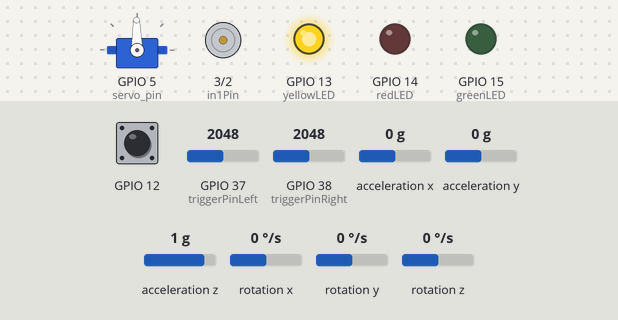
A sketch run on a simulated ESP32. On the bench: servo, motor-driver pin pairs drawn as motors (green arrow = first pin HIGH = forward, orange = second pin HIGH = backward, longer = more drive, scaled by the enable pin), output pins drawn as LEDs (lit = HIGH). The test bench sets the inputs (shaded band); at power-on: GPIO 12 HIGH, GPIO 37 (triggerPinLeft) = 2048, rotation z 0 °/s, GPIO 38 (triggerPinRight) = 2048, acceleration x 0 g, acceleration y 0 g, acceleration z 1 g, rotation x 0 °/s, rotation y 0 °/s. What the sketch prints to the serial monitor is not drawn.

Above: at 2.8 s.
2.9 s: GPIO 12 pulled LOW for 0.15 s
At 4.1 s:
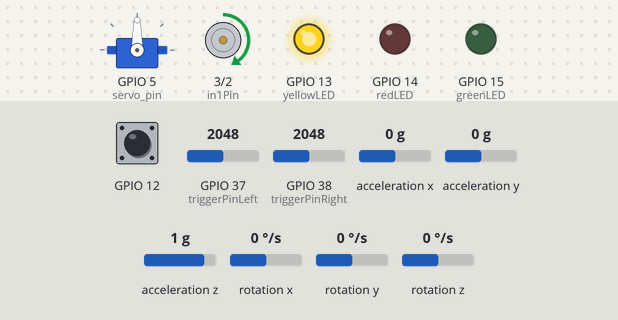
4.5 s: GPIO 37 (triggerPinLeft) set to 940
6.0 s: GPIO 37 (triggerPinLeft) set to 838
At 6.5 s:
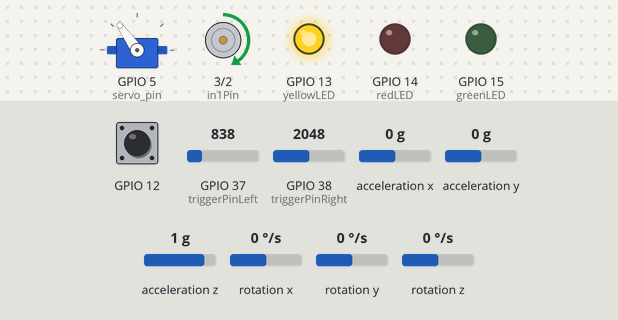
7.5 s: rotation z set to -136 °/s
10.5 s: rotation z set to -142 °/s
At 12.4 s:
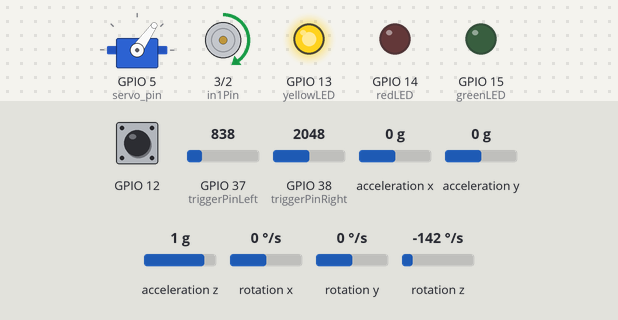
13.5 s: rotation z set to -71 °/s
16.5 s: rotation z set to -66 °/s
At 19.73 s:
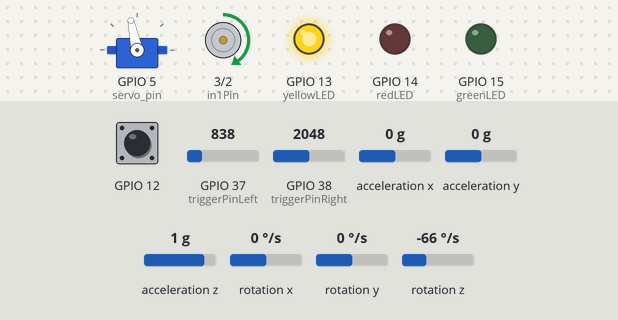
Timing chart, 0 to 22.5 s (numbered marks = the images above; inputs shaded):
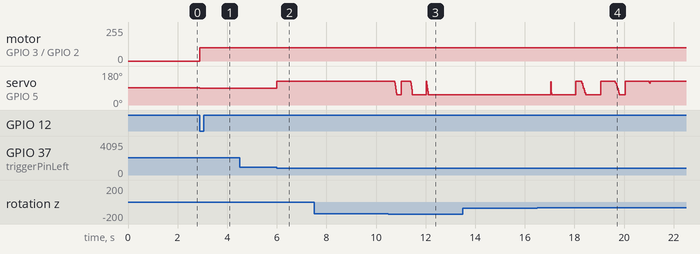

The sketch:

WRO_OPEN_CLEAN.ino
```cpp
// #include <Servo.h>
#include <ESP32Servo.h>
#include "Wire.h"
#include <MPU6050_light.h>
#include <NewPing.h>
#include "WiFi.h"

// LED Pins
#define greenLED 15
#define yellowLED 13
#define redLED 14
#define blueLED 16

// //Gyro-related variables
MPU6050 mpu(Wire);
int currentAngle;

//Ultrasonic pin declarations
const int triggerPinLeft = A1;   // Analog output pin for the first ultrasonic sensor
const int triggerPinRight = A2;  // Analog output pn for the second ultrasonic sensor

//Ultrasonic ops variables
float distanceRight;
float prevDistanceRight;
float distanceLeft;
float prevDistanceLeft;
int OOBThresh = 110;
int OOB = 0;

//Servo variables
#define servo_pin 5
Servo servoMotor;
int prevAngle = -1;

//Motor declarations
const int enaPin = 4;  // Enable pin
const int in1Pin = 3;  // IN1 pin
const int in2Pin = 2;  // IN2 pin
int prevPower = -1;
float motorSpeed = 100;

//Gyro PID variables
float error_gyro = 0;
int setPoint_gyro = 0;
int setPoint_flag = 0;

//Effective gyro PID variables
float kp = 6;  // Proportional gain
float kd = 0.5;  // Derivative gain
float ki = 0.0;
float prevErrorGyro = 0.0;
float correction = 0.0;
float totalErrorGyro = 0.0;

float error_ultrasonic = 0.0;
float totalErrorUltrasonic = 0.0;
float prevErrorUltrasonic = 0.0;


// //Turn related variables
int leftTurn = 0;
int rightTurn = 0;
int counter = 0;
unsigned long startTime;

unsigned long prevMillis;

void setup() {
  // put your setup code here, to run once:
  Serial.begin(9600);
  Wire.begin();

  //motor setup
  pinMode(enaPin, OUTPUT);
  pinMode(in1Pin, OUTPUT);
  pinMode(in2Pin, OUTPUT);

  //led setup
  pinMode(greenLED, OUTPUT);
  pinMode(redLED, OUTPUT);
  pinMode(yellowLED, OUTPUT);

  //ultrasonic setup
  pinMode(triggerPinRight, INPUT);
  pinMode(triggerPinLeft, INPUT);
  prevDistanceRight = readDistanceNew(triggerPinRight);
  prevDistanceLeft = readDistanceNew(triggerPinLeft);

  //servo setup
  servoMotor.attach(servo_pin);
  servoMotor.write(91);

  //mpu setup
  byte status = mpu.begin();
  Serial.print(F("MPU6050 status: "));
  Serial.println(status);
  while (status != 0) {}  // stop everything if could not connect to MPU6050
  Serial.println(F("Calculating offsets, do not move MPU6050"));
  delay(1000);
  mpu.calcOffsets();  // gyro and accelero
  Serial.println("Done!\n");
  prevMillis = millis();

  // Wifi disabling
  WiFi.disconnect(true);
  WiFi.mode(WIFI_OFF);

  // Start button
  // Readiness indicated by yellow LED (pin 13)
  pinMode(12, INPUT_PULLUP);
  pinMode(13, OUTPUT);
  while (digitalRead(12) == HIGH) {
    Serial.println("Button not pressed");
    digitalWrite(13, HIGH);
  }
}

void loop() {
  // put your main code here, to run repeatedly:

  // Check for ultrasounds being Out of Bounds
  ultrasounds();

  // Read angle from gyro
  currentAngle = getAngle();

  // Stop after 3 rounds
  if (counter >= 12 && (OOB == 0)) {
    drive(0);
  }
  else {
    drive(motorSpeed);
  }

  // If one of the ultrasonics has gone out of bounds
  if (OOB == 1) {
    // The bot is allowed to turn
    if (setPoint_flag == 0) {
      startTime = millis();

      // Turn in the relevant direction, left or right
      if (leftTurn == 1 && rightTurn == 0) {
        setPoint_gyro = setPoint_gyro + 90;  //change later for the relevant directions
      } else if (rightTurn == 1 && leftTurn == 0) {
        setPoint_gyro = setPoint_gyro - 90;
      }

      // increment turns count
      counter = counter + 1;

      // Stop the bot from turning again
      setPoint_flag = 1;
    }

    // Run gyro PID
    correctAngle(setPoint_gyro);
  } else {

    correctAngle(setPoint_gyro);  //gyro PID
    prevMillis = millis();
  }

  // Allow the bot to turn again is 1 second has elapsed since the last turn
  if ((millis() - startTime) > 1000) {
    setPoint_flag = 0;
  }
  }
```

Gyro_related.ino
```cpp
// Read yaw angle from MPU
int getAngle() {
  mpu.update();
  int yawAngle = mpu.getAngleZ();  // Get the yaw angle
  return yawAngle;
}
```

Movement.ino
```cpp
// Motor control
void drive(int power) {
  if (prevPower != power) {
    digitalWrite(in1Pin, HIGH);
    digitalWrite(in2Pin, LOW);
    analogWrite(enaPin, power);  // Full speed
    prevPower = power;
  }
}

// Servo control
void turn(int angle) {
  if (prevAngle != angle) {
    servoMotor.write(angle);
    prevAngle = angle;
  }
}
```

PID_related.ino
```cpp
// Gyro PID
void correctAngle(float setPoint_gyro) {
  error_gyro = currentAngle - setPoint_gyro;

  float pTerm = 0;
  float dTerm = 0;
  float iTerm = 0;

  pTerm = kp * error_gyro;
  dTerm = kd * (error_gyro - prevErrorGyro);
  totalErrorGyro += error_gyro;
  iTerm = ki * totalErrorGyro;

  correction = pTerm + iTerm + dTerm;

  // If the bot is not turning
  // Limit the correction to 5 degrees
  // To prevent oscillations
  if (setPoint_flag == 0) {
    if (correction > 5) {
      correction = 5;
    } else if (correction < -5) {
      correction = -5;
    }
  } else { //  If bot is turning, increase the steering range
    if (correction > 35) {
      correction = 35;
    } else if (correction < -35) {
      correction = -35;
    }
  }

  prevErrorGyro = error_gyro;
  turn(90 + correction);
}
```

Print_functions.ino
```cpp

```

Ultrasonic_related.ino
```cpp
float readDistanceNew(int trigechoPin){
  int temp = analogRead(trigechoPin);
  float distance = temp * (520.0/ 4095.0) ;  // Max range upon ADC (12 bit) because Nano Esp
  return distance;

}

void ultrasounds() {
    distanceRight = readDistanceNew(triggerPinRight);
    distanceLeft = readDistanceNew(triggerPinLeft);

    // The right sensor has gone out of bounds
    // The bot has to turn right
  if (distanceRight >= OOBThresh && distanceLeft < OOBThresh) {
    rightTurn = 1;
    leftTurn = 0;
    OOB = 1;
  }
  // The left sensor has gone out of bounds
  // The bot has to turn left
   else if (distanceLeft >= OOBThresh && distanceRight < OOBThresh) {
    leftTurn = 1;
    rightTurn = 0;
    OOB = 1;
  }
  // Both sensors are within bounds
  // Bot keeps moving forward
   else  if (distanceLeft < OOBThresh && distanceRight < OOBThresh){
    OOB = 0;
  }
  prevDistanceRight = distanceRight;
  prevDistanceLeft = distanceLeft;
}
```

Measured:
- the behaviour switches between 867 and 866 on GPIO 37 (triggerPinLeft) (found by bisection; images 1 and 2)
- the behaviour switches between -141 and -142 °/s on rotation z (found by bisection; images 2 and 3)
- the behaviour switches between -67 and -66 °/s on rotation z (found by bisection; images 3 and 4)
- after the input at 2.9 s, motor on GPIO 3 (in1Pin) / GPIO 2 (in2Pin): stopped → forward 100/255 at once; servo on GPIO 5 (servo_pin): 91° → 90° at once
- after the input at 4.5 s, every drawn part: stays the same
- after the input at 6.0 s, servo on GPIO 5 (servo_pin): 90° → 125° at once
- after the input at 7.5 s, every drawn part: stays the same
- after the input at 13.5 s, every drawn part: stays the same
